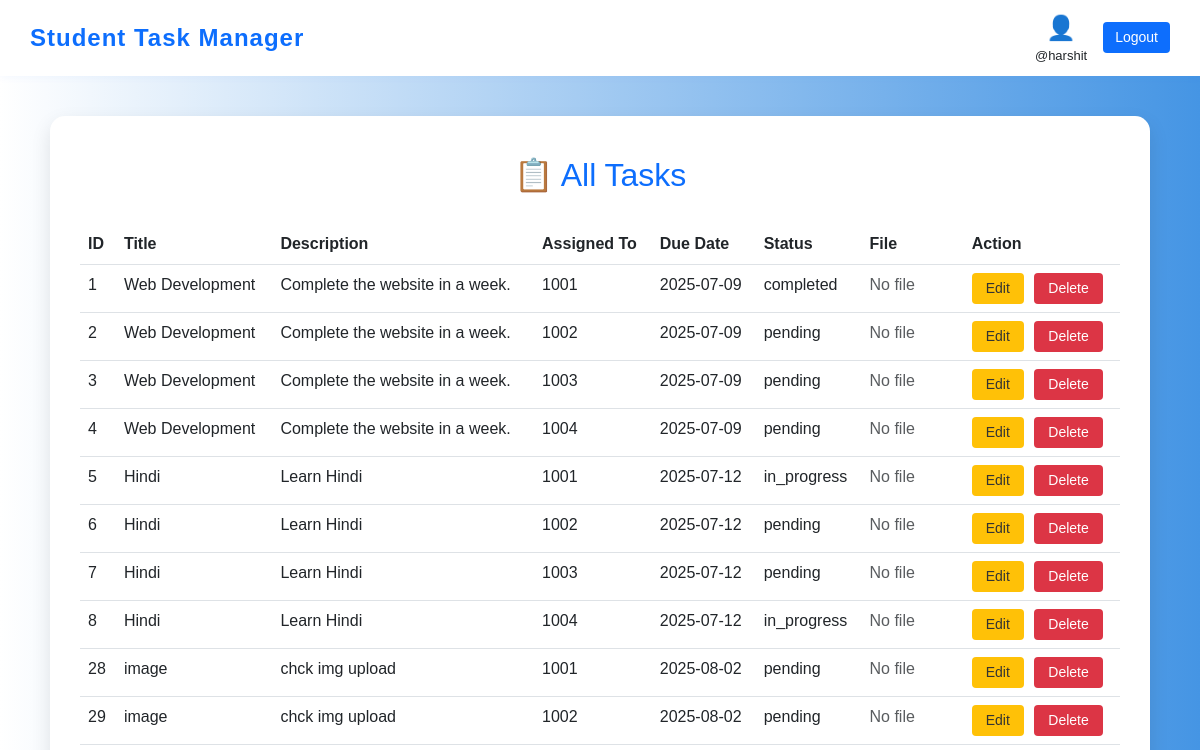
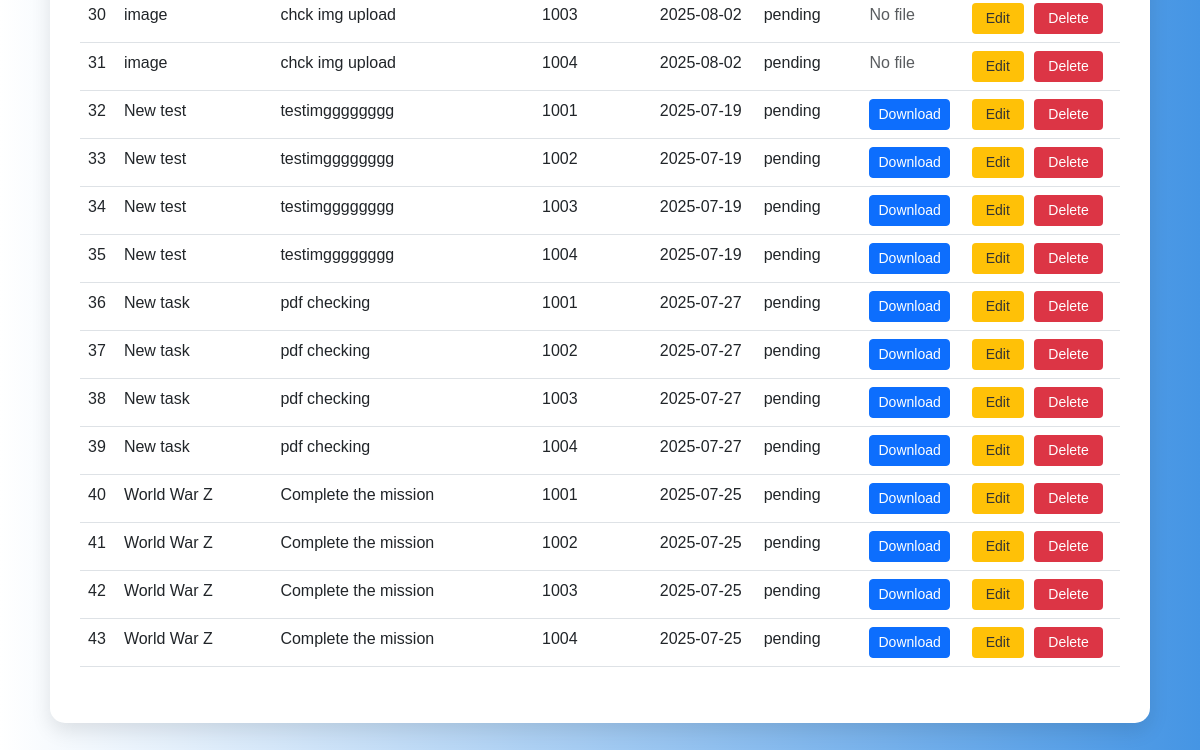
/all_task.php (signed in), run on an earlier commit of the app's database (2 pictures, top to bottom).
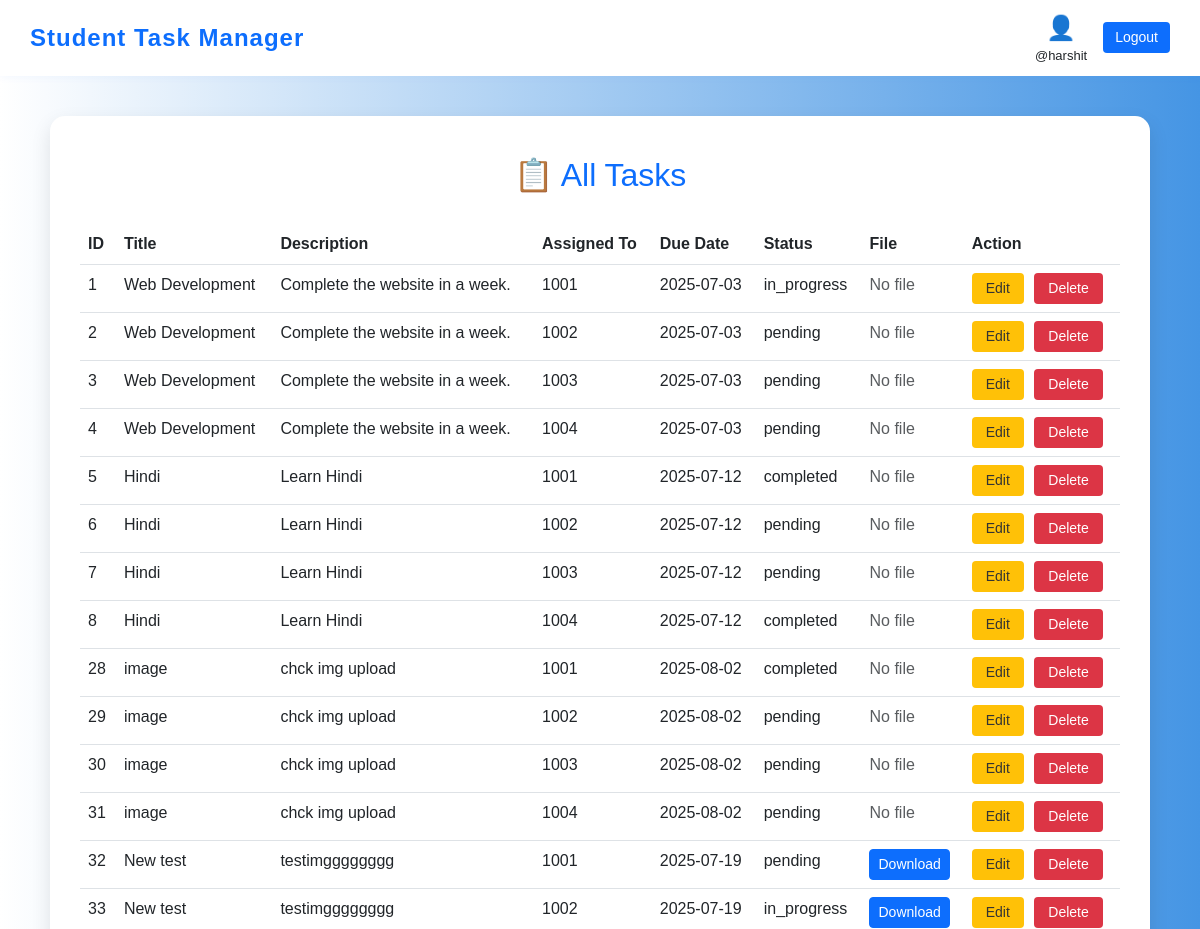
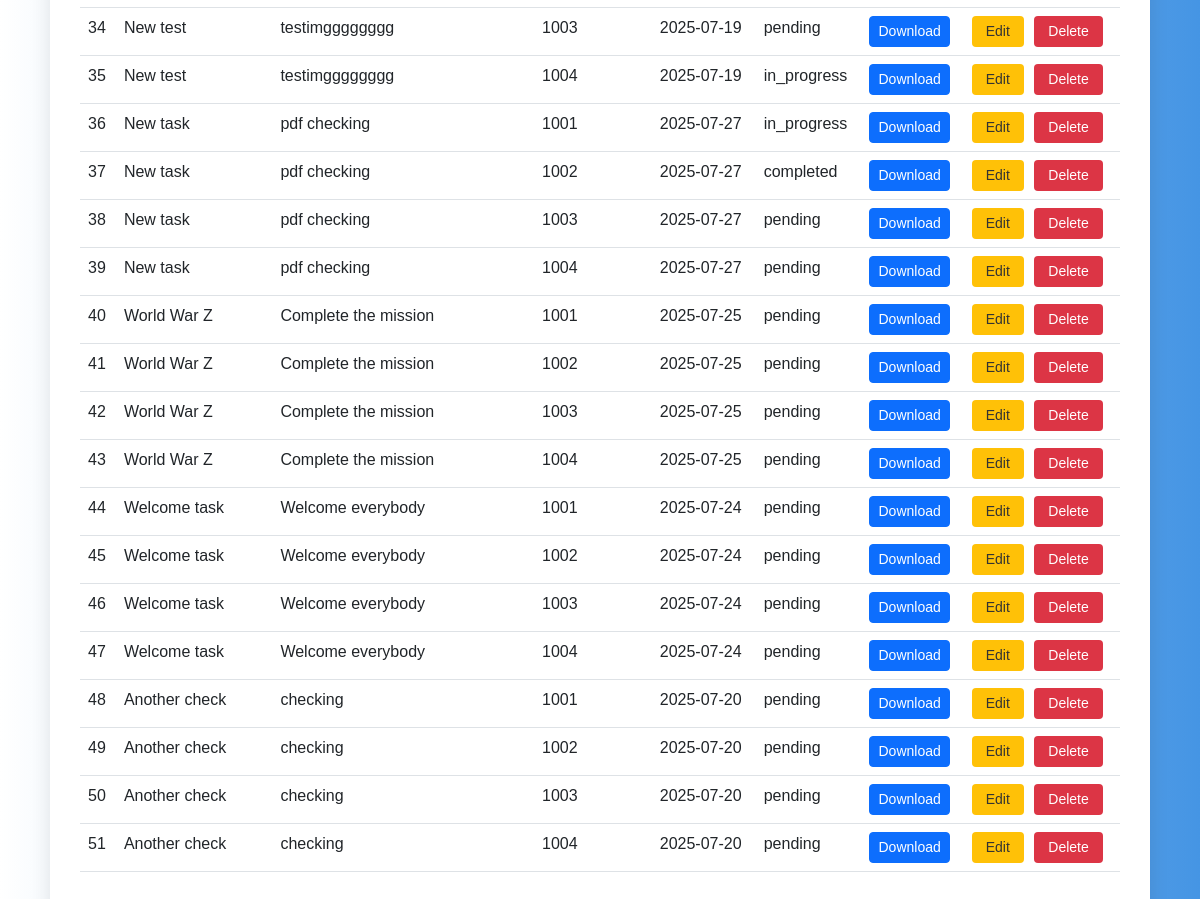
And on a later commit of the database (2 pictures, top to bottom).
### tables this page shows
CREATE TABLE `tasks` (
  `id` int(11) NOT NULL,
  `title` varchar(100) NOT NULL,
  `description` text DEFAULT NULL,
  `assigned_to` int(11) DEFAULT NULL,
  `due_date` date DEFAULT NULL,
  `status` enum('pending','in_progress','completed') DEFAULT 'pending',
  `created_at` timestamp NOT NULL DEFAULT current_timestamp(),
  `file_path` varchar(255) DEFAULT NULL
);

### all_task.php (the view, shortened to what this page needs)
<?php
$servername = "localhost";
$username = "root";
$password = "";
$database = "new_task_manag_db";
$conn = mysqli_connect($servername, $username, $password, $database);
?>
<!DOCTYPE html>
<html lang="en">
<head>
    <link href="https://cdn.jsdelivr.net/npm/bootstrap@5.3.0/dist/css/bootstrap.min.css" rel="stylesheet"/>
    <link rel="stylesheet" href="//cdn.datatables.net/2.3.2/css/dataTables.dataTables.min.css">
</head>
<body>
<nav class="navbar navbar-custom d-flex justify-content-between align-items-center">
  <span class="navbar-brand">Student Task Manager</span>
  <div class="d-flex align-items-center gap-3">
    <div class="text-center">
        <div style="font-size: 24px; color: #0d6efd;">👤</div>
        <div style="font-size: 13px;">
          <?php
            echo '@' . (isset($_SESSION['username']) ? $_SESSION['username'] : 'User');
          ?>
        </div>
      </div>
    <button class="btn-logout" onclick="location.href='logout.php'">Logout</button>
  </div>
</nav>
<div class="dashboard-container">
    <h2>📋 All Tasks</h2>
    <table class="table" id="myTable">
    <thead>
        <tr>
            <th>ID</th>
            <th>Title</th>
            <th>Description</th>
            <th>Assigned To</th>
            <th>Due Date</th>
            <th>Status</th>
            <th>File</th>
            <th>Action</th>
        </tr>
    </thead>
    <tbody>
    <?php
    $sql = "SELECT * FROM tasks";
    $result = mysqli_query($conn, $sql);
    while ($row = mysqli_fetch_assoc($result)) {
        echo "<tr>
            <td>" . $row['id'] . "</td>
            <td>" . $row['title'] . "</td>
            <td>" . $row['description'] . "</td>
            <td>" . $row['assigned_to'] . "</td>
            <td>" . $row['due_date'] . "</td>
            <td>" . $row['status'] . "</td>";
        echo "<td>";
        if (!empty($row['file_path'])) {
            $fileName = basename($row['file_path']);
            $fileUrl = "/loginsystem/tasks/uploads/" . $fileName;
            echo "<a href='$fileUrl' class='btn btn-primary btn-sm' download>Download</a>";
        } else {
            echo "<span class='text-muted'>No file</span>";
        }
        echo "</td>";
        echo "<td>
                <a href='edit_task.php?id=" . $row['id'] . "' class='btn btn-edit btn-sm'>Edit</a>
                <a href='delete_task.php?id=" . $row['id'] . "' class='btn btn-delete btn-sm' onclick=\"return confirm('Are you sure you want to delete this task?');\">Delete</a>
            </td>
        </tr>";
    }
        ?>
        </tbody>
    </table>
</div>
</body>
</html>

What changed in the data, as far as the page shows it:
changed tasks id 1: due_date "2025-07-09" → "2025-07-03"; status "completed" → "in_progress"
changed tasks id 2: due_date "2025-07-09" → "2025-07-03"
changed tasks id 3: due_date "2025-07-09" → "2025-07-03"
changed tasks id 4: due_date "2025-07-09" → "2025-07-03"
changed tasks id 5: status "in_progress" → "completed"
changed tasks id 8: status "in_progress" → "completed"
changed tasks id 28: status "pending" → "completed"
changed tasks id 33: status "pending" → "in_progress"
changed tasks id 35: status "pending" → "in_progress"
changed tasks id 36: status "pending" → "in_progress"
changed tasks id 37: status "pending" → "completed"
added tasks: id "44", title "Welcome task", description "Welcome everybody", assigned_to "1001", due_date "2025-07-24", status "pending"
added tasks: id "45", title "Welcome task", description "Welcome everybody", assigned_to "1002", due_date "2025-07-24", status "pending"
added tasks: id "46", title "Welcome task", description "Welcome everybody", assigned_to "1003", due_date "2025-07-24", status "pending"
added tasks: id "47", title "Welcome task", description "Welcome everybody", assigned_to "1004", due_date "2025-07-24", status "pending"
added tasks: id "48", title "Another check", description "checking", assigned_to "1001", due_date "2025-07-20", status "pending"
added tasks: id "49", title "Another check", description "checking", assigned_to "1002", due_date "2025-07-20", status "pending"
added tasks: id "50", title "Another check", description "checking", assigned_to "1003", due_date "2025-07-20", status "pending"
added tasks: id "51", title "Another check", description "checking", assigned_to "1004", due_date "2025-07-20", status "pending"
